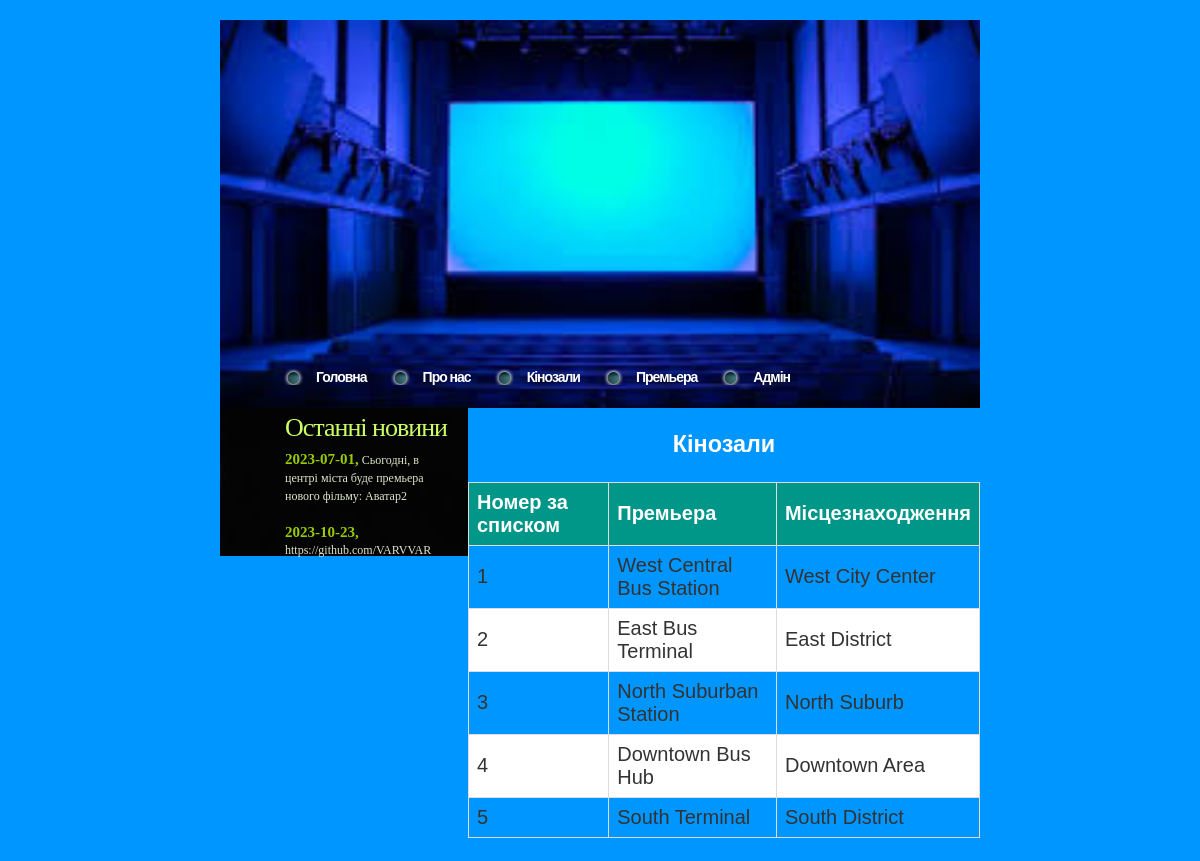
The page /avtovokzal/index.php on the database its author committed.
### tables this page shows
CREATE TABLE `BusStation` (
  `id` int NOT NULL,
  `name` varchar(255) NOT NULL,
  `location` varchar(255) NOT NULL
);

### avtovokzal/index.php (the view, shortened to what this page needs)
<!DOCTYPE html PUBLIC "-//W3C//DTD XHTML 1.0 Transitional//EN" "http://www.w3.org/TR/xhtml1/DTD/xhtml1-transitional.dtd">
<html lang="uk">
<head>
  </style><?php
require_once "database.php";
function getBusStations() {
    global $conn;
    $query = "SELECT id, name, location FROM BusStation ORDER BY id";
    $result = mysqli_query($conn, $query);
    $data = array();
    while ($row = mysqli_fetch_assoc($result)) {
        $data[] = $row;
    }
    return $data;
}
$results_bus_stations = getBusStations();
?>
</head>
<body>
<div id="Container">
  <div id="header_"> &nbsp;
    <ul class="navi">
    <li><a href="index.php">Головна</a></li>
      <li><a href="aboutus.html">Про нас</a></li>
      <li><a href="routes.php">Кінозали</a></li>
      <li><a href="buses.php">Премьера</a></li>
      <li><a href="admin.php">Адмін</a></li>
    </ul>
  </div>
  <div id="left_">
    <h2>Останні новини</h2>
    <p><span>2023-07-01,</span> Сьогодні, в центрі міста буде премьера нового фільму: Аватар2
 </p>
    <p>&nbsp;</p>
    <p><span>2023-10-23,</span> https://github.com/VARVVAR </p>
    <p>&nbsp;</p>
  </div>
  <div id="right_">
  <h3>Кінозали</h3>
<table>
  <thead>
    <tr>
    <th>Номер за списком</th>
      <th>Премьера</th>
      <th>Місцезнаходження</th>
    </tr>
  </thead>
  <tbody>
  <?php foreach ($results_bus_stations as $row): ?>      <tr>
      <td><?php echo $row['id']; ?></td>
        <td><?php echo $row['name']; ?></td>
        <td><?php echo $row['location']; ?></td>
</tr>
    <?php endforeach; ?>
  </tbody>
</table>
<br>
  </div>
</div>
</body>
</html>

### avtovokzal/index.php (style rules this page uses)
#Container { left: 0px; top: 0px; width: 760px; position: relative; margin-right: auto; margin-left: auto; }
#header_ { float: left; left: 0px; top: 0px; width: 760px; height: 388px; background-image: url('images/images.png'); background-size: 100% 120%; }
#header_ ul.navi { width: 750px; display: block; position: absolute; top: 347px; left: 58px; padding: 0; margin: 0; background: none; }
#header_ ul.navi li { border-width: 1px; background: url(images/saparation.gif) no-repeat right; height: 22px; padding: 0 18px 0 5px; margin: 0; display: block; float: left; }
#header_ ul.navi li a { font: 14px/21px Arial, Helvetica, sans-serif; color: #FFFFFF; text-decoration: none; text-indent: 0px; padding: 0 0 0 33px; font-weight: bold; margin: 0; width: inherit; letter-spacing: -1px; background-repeat: no-repeat; background-image: url('images/button.png'); }
#left_ { float: left; left: 0px; top: 388px; width: 248px; background-image: url('images/black.png'); background-repeat: no-repeat; }
#left_ h2 { font: 26px/24px "Calisto MT"; color: #CCFF66; font-weight: normal; display: block; letter-spacing: -1px; word-spacing: 0em; text-indent: 0px; margin-top: 0; margin-right: 0; margin-bottom: 10px; padding-top: 8px; padding-left: 65px; }
#left_ p { background: no-repeat; color: #DDE6C8; padding: 0 0 0 65px; width: 160px; display: block; font: 12px/18px Tahoma; margin-top: 0; margin-right: 0; margin-bottom: 0; letter-spacing: 0px; }
#left_ p span { color: #99CC00; font-weight: bold; font-size: 15px; letter-spacing: 0px; }
#right_ { float: left; left: 248px; top: 388px; width: 512px; background-image: url('images/blue.png'); }
body { margin: 0px; background-image: url('images/blue.png'); background-repeat: repeat-x; background-color: blue; }
body { font-family: 'Arial', sans-serif; font-size: 20px; background-color: Cyan; color: #333; margin: 20px; }
h3 { color: white; text-align:center; }
table { border-collapse: collapse; width: 100%; margin-top: 20px; }
th, td { border: 1px solid #ddd; padding: 8px; text-align: left; }
th { background-color: #009688; color: #fff; }
tbody tr:nth-child(even) { background-color: white; }

### rows shown on the page
busstation: id "1", name "West Central Bus Station", location "West City Center"
busstation: id "2", name "East Bus Terminal", location "East District"
busstation: id "3", name "North Suburban Station", location "North Suburb"
busstation: id "4", name "Downtown Bus Hub", location "Downtown Area"
busstation: id "5", name "South Terminal", location "South District"
